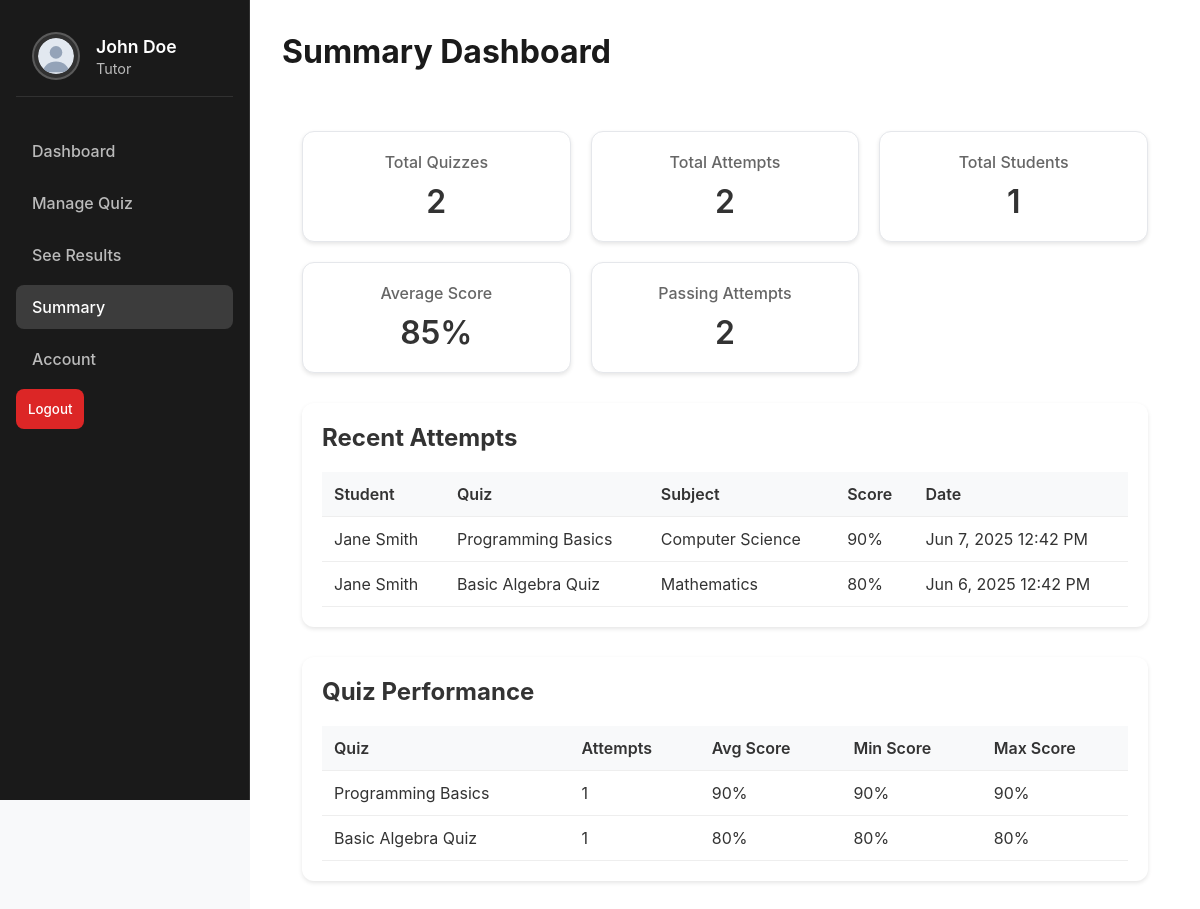
Screenshot of /tutor/summary.php (signed in) with the database file from the repository.
### tables this page shows
CREATE TABLE quiz_attempts (
    id INT PRIMARY KEY AUTO_INCREMENT,
    quiz_id INT NOT NULL,
    student_id INT NOT NULL,
    score DECIMAL(5,2) NOT NULL DEFAULT 0,
    time_taken INT,  
    started_at TIMESTAMP DEFAULT CURRENT_TIMESTAMP,
    completed_at TIMESTAMP DEFAULT CURRENT_TIMESTAMP,
    FOREIGN KEY (quiz_id) REFERENCES quizzes(id),
    FOREIGN KEY (student_id) REFERENCES users(id)
);

CREATE TABLE users (
    id INT PRIMARY KEY AUTO_INCREMENT,
    name VARCHAR(100) NOT NULL,
    email VARCHAR(100) UNIQUE NOT NULL,
    password VARCHAR(255) NOT NULL,
    user_type ENUM('student', 'tutor') NOT NULL,
    created_at TIMESTAMP DEFAULT CURRENT_TIMESTAMP
);

CREATE TABLE quizzes (
    id INT PRIMARY KEY AUTO_INCREMENT,
    subject_id INT NOT NULL,
    title VARCHAR(200) NOT NULL,
    description TEXT,
    time_limit INT NOT NULL DEFAULT 600,  
    created_by INT NOT NULL,
    created_at TIMESTAMP DEFAULT CURRENT_TIMESTAMP,
    FOREIGN KEY (subject_id) REFERENCES subjects(id),
    FOREIGN KEY (created_by) REFERENCES users(id)
);

CREATE TABLE subjects (
    id INT PRIMARY KEY AUTO_INCREMENT,
    name VARCHAR(100) NOT NULL,
    description TEXT
);

### tutor/summary.php (the view, shortened to what this page needs)
<?php
require_once '../config/database.php';
$stmt = $pdo->prepare("
    SELECT
        COUNT(DISTINCT q.id) as total_quizzes,
        COUNT(DISTINCT qa.id) as total_attempts,
        COUNT(DISTINCT qa.student_id) as total_students,
        COALESCE(AVG(qa.score), 0) as avg_score,
        (
            SELECT COUNT(DISTINCT qa2.id)
            FROM quiz_attempts qa2
            JOIN quizzes q2 ON qa2.quiz_id = q2.id
            WHERE q2.created_by = ? AND qa2.score >= 70
        ) as passing_attempts
    FROM quizzes q
    LEFT JOIN quiz_attempts qa ON q.id = qa.quiz_id
    WHERE q.created_by = ?
");
$stmt->execute([$_SESSION['user_id'], $_SESSION['user_id']]);
$stats = $stmt->fetch();
$stmt = $pdo->prepare("
    SELECT
        qa.*,
        q.title as quiz_title,
        s.name as subject_name,
        u.name as student_name
    FROM quiz_attempts qa
    JOIN quizzes q ON qa.quiz_id = q.id
    JOIN subjects s ON q.subject_id = s.id
    JOIN users u ON qa.student_id = u.id
    WHERE q.created_by = ?
    ORDER BY qa.completed_at DESC
    LIMIT 5
");
$stmt->execute([$_SESSION['user_id']]);
$recent_attempts = $stmt->fetchAll();
$stmt = $pdo->prepare("
    SELECT
        q.title,
        COUNT(qa.id) as attempt_count,
        COALESCE(AVG(qa.score), 0) as avg_score,
        COALESCE(MIN(qa.score), 0) as min_score,
        COALESCE(MAX(qa.score), 0) as max_score
    FROM quizzes q
    LEFT JOIN quiz_attempts qa ON q.id = qa.quiz_id
    WHERE q.created_by = ?
    GROUP BY q.id, q.title
    ORDER BY attempt_count DESC
");
$stmt->execute([$_SESSION['user_id']]);
$quiz_stats = $stmt->fetchAll();
?>
<!DOCTYPE html>
<html lang="en">
<head>
    <link rel="stylesheet" href="../assets/css/style.css">
</head>
<body>
    <div class="sidebar">
        <div class="profile">
            <img src="../assets/images/user-avatar.svg" alt="Profile">
            <div>
                <h3><?php echo htmlspecialchars($_SESSION['name']); ?></h3>
                <p>Tutor</p>
            </div>
        </div>
        <ul class="nav-links">
            <li><a href="dashboard.php">Dashboard</a></li>
            <li><a href="manage-quiz.php">Manage Quiz</a></li>
            <li><a href="see-results.php">See Results</a></li>
            <li><a href="summary.php" class="active">Summary</a></li>
            <li><a href="account.php">Account</a></li>
        </ul>
        <form action="../auth/logout.php" method="POST">
            <button type="submit" class="logout-btn">Logout</button>
        </form>
    </div>
    <div class="main-content">
        <div class="dashboard-header">
            <h1>Summary Dashboard</h1>
        </div>
        <div class="summary-container">
            <div class="stats-grid">
                <div class="stat-card">
                    <h3>Total Quizzes</h3>
                    <div class="stat-value"><?php echo $stats['total_quizzes']; ?></div>
                </div>
                <div class="stat-card">
                    <h3>Total Attempts</h3>
                    <div class="stat-value"><?php echo $stats['total_attempts']; ?></div>
                </div>
                <div class="stat-card">
                    <h3>Total Students</h3>
                    <div class="stat-value"><?php echo $stats['total_students']; ?></div>
                </div>
                <div class="stat-card">
                    <h3>Average Score</h3>
                    <div class="stat-value"><?php echo round($stats['avg_score'], 1); ?>%</div>
                </div>
                <div class="stat-card">
                    <h3>Passing Attempts</h3>
                    <div class="stat-value"><?php echo $stats['passing_attempts']; ?></div>
                </div>
            </div>
            <div class="summary-sections">
                <div class="section recent-attempts">
                    <h2>Recent Attempts</h2>
                    <?php if (empty($recent_attempts)): ?>
                        <p class="no-data">No attempts yet</p>
                    <?php else: ?>
                        <table class="data-table">
                            <thead>
                                <tr>
                                    <th>Student</th>
                                    <th>Quiz</th>
                                    <th>Subject</th>
                                    <th>Score</th>
                                    <th>Date</th>
                                </tr>
                            </thead>
                            <tbody>
                                <?php foreach ($recent_attempts as $attempt): ?>
                                    <tr>
                                        <td><?php echo htmlspecialchars($attempt['student_name']); ?></td>
                                        <td><?php echo htmlspecialchars($attempt['quiz_title']); ?></td>
                                        <td><?php echo htmlspecialchars($attempt['subject_name']); ?></td>
                                        <td><?php echo round($attempt['score'], 1); ?>%</td>
                                        <td><?php echo date('M j, Y g:i A', strtotime($attempt['completed_at'])); ?></td>
                                    </tr>
                                <?php endforeach; ?>
                            </tbody>
                        </table>
                    <?php endif; ?>
                </div>
                <div class="section quiz-performance">
                    <h2>Quiz Performance</h2>
                    <?php if (empty($quiz_stats)): ?>
                        <p class="no-data">No quiz data available</p>
                    <?php else: ?>
                        <table class="data-table">
                            <thead>
                                <tr>
                                    <th>Quiz</th>
                                    <th>Attempts</th>
                                    <th>Avg Score</th>
                                    <th>Min Score</th>
                                    <th>Max Score</th>
                                </tr>
                            </thead>
                            <tbody>
                                <?php foreach ($quiz_stats as $quiz): ?>
                                    <tr>
                                        <td><?php echo htmlspecialchars($quiz['title']); ?></td>
                                        <td><?php echo $quiz['attempt_count']; ?></td>
                                        <td><?php echo $quiz['attempt_count'] > 0 ? round($quiz['avg_score'], 1) . '%' : 'No attempts'; ?></td>
                                        <td><?php echo $quiz['attempt_count'] > 0 ? round($quiz['min_score'], 1) . '%' : 'N/A'; ?></td>
                                        <td><?php echo $quiz['attempt_count'] > 0 ? round($quiz['max_score'], 1) . '%' : 'N/A'; ?></td>
                                    </tr>
                                <?php endforeach; ?>
                            </tbody>
                        </table>
                    <?php endif; ?>
                </div>
            </div>
        </div>
    </div>
</body>
</html>

### assets/css/style.css (style rules this page uses)
:root { --primary-color: #0D6EFD; --primary-gradient: linear-gradient(135deg, #8B5CF6 0%, #EC4899 100%); --secondary-color: #6c757d; --background-color: #F8F9FA; --card-background: #FFFFFF; --text-color: #212529; --text-muted: #6c757d; --border-color: #dee2e6; --input-background: #FFFFFF; --sidebar-width: 250px; --error-color: #dc3545; --success-color: #198754; }
* { margin: 0; padding: 0; box-sizing: border-box; font-family: 'Inter', sans-serif; }
body { background-color: var(--background-color); color: var(--text-color); min-height: 100vh; }
.sidebar { width: 250px; height: 100vh; position: fixed; left: 0; top: 0; background: #1a1a1a; color: #ffffff; padding: 1rem; display: flex; flex-direction: column; border-right: 1px solid rgba(255, 255, 255, 0.1); }
.profile { display: flex; align-items: center; gap: 1rem; padding: 1rem; margin-bottom: 2rem; border-bottom: 1px solid rgba(255, 255, 255, 0.1); }
.profile img { width: 48px; height: 48px; border-radius: 50%; background: rgba(255, 255, 255, 0.1); padding: 0.25rem; border: 2px solid rgba(255, 255, 255, 0.2); transition: all 0.3s ease; }
.profile h3 { color: #ffffff; font-size: 1.1rem; font-weight: 600; margin: 0; line-height: 1.4; }
.profile p { color: rgba(255, 255, 255, 0.7); font-size: 0.9rem; margin: 0; }
.nav-links { list-style: none; padding: 0; margin: 0; }
.nav-links li { margin-bottom: 0.5rem; }
.nav-links a { display: block; padding: 0.75rem 1rem; color: rgba(255, 255, 255, 0.7); text-decoration: none; border-radius: 8px; transition: all 0.3s ease; font-weight: 500; }
.nav-links a.active { background: rgba(255, 255, 255, 0.15); color: #ffffff; }
.logout-btn { margin-top: auto; background: #dc2626; color: #ffffff; border: none; padding: 0.75rem; border-radius: 8px; cursor: pointer; font-weight: 500; transition: all 0.3s ease; }
.main-content { margin-left: 250px; padding: 2rem; min-height: 100vh; background: #ffffff; color: #333333; }
.dashboard-header { display: flex; justify-content: space-between; align-items: center; margin-bottom: 2rem; }
.dashboard-header h1 { font-size: 2rem; color: #1a1a1a; margin-bottom: 0.5rem; }
.stat-card { background: #ffffff; border: 1px solid #e5e7eb; border-radius: 12px; padding: 1.5rem; box-shadow: 0 2px 4px rgba(0, 0, 0, 0.05); transition: all 0.3s ease; }
.stat-card h3 { font-size: 0.875rem; color: #6b7280; margin-bottom: 0.5rem; font-weight: 500; }
.summary-container { margin-top: 2rem; }

### tutor/summary.php (style rules this page uses)
.summary-container { padding: 20px; }
.stats-grid { display: grid; grid-template-columns: repeat(auto-fit, minmax(200px, 1fr)); gap: 20px; margin-bottom: 30px; }
.stat-card { background: white; padding: 20px; border-radius: 12px; box-shadow: 0 2px 4px rgba(0,0,0,0.1); text-align: center; }
.stat-card h3 { margin: 0 0 10px; color: #666; font-size: 1rem; }
.stat-value { font-size: 2rem; font-weight: 600; color: #333; }
.summary-sections { display: grid; gap: 30px; }
.section { background: white; padding: 20px; border-radius: 12px; box-shadow: 0 2px 4px rgba(0,0,0,0.1); }
.section h2 { margin: 0 0 20px; color: #333; }
.data-table { width: 100%; border-collapse: collapse; }
.data-table th, .data-table td { padding: 12px; text-align: left; border-bottom: 1px solid #eee; }
.data-table th { background: #f8f9fa; font-weight: 600; color: #333; }

### rows the page displays
quiz_attempts: student.name "Jane Smith", quiz.title "Programming Basics", subjects.name "Computer Science", score "90", completed_at "Jun 7, 2025 12:42 PM"
quiz_attempts: student.name "Jane Smith", quiz.title "Basic Algebra Quiz", subjects.name "Mathematics", score "80", completed_at "Jun 6, 2025 12:42 PM"

### other values shown
$_SESSION['name'] "John Doe"
$stats['total_quizzes'] "2"
$stats['total_attempts'] "2"
$stats['total_students'] "1"
$stats['avg_score'] "85"
$stats['passing_attempts'] "2"
$quiz['title'] "Programming Basics"
$quiz['attempt_count'] "1"
$quiz['avg_score'] "90"
$quiz['min_score'] "90"
$quiz['max_score'] "90"
$quiz['title'] "Basic Algebra Quiz"
$quiz['avg_score'] "80"
$quiz['min_score'] "80"
$quiz['max_score'] "80"
